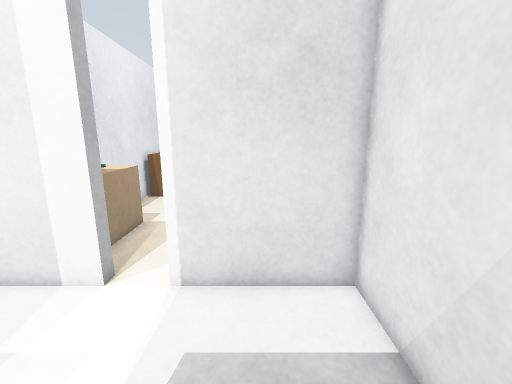
[1] (above)

21 first-person views from a walk through a robot-simulator world made for Gazebo. The camera is 1.1 m above the floor, tilts 12° down and sees 90° across. The floor is counted in squares, 0.25 m on a side. Each view is taken from the middle of a square. On the plan, view 1 faces up. The plan holds only what a view shows up to about 20 squares ahead; the rest is blank.

[2]
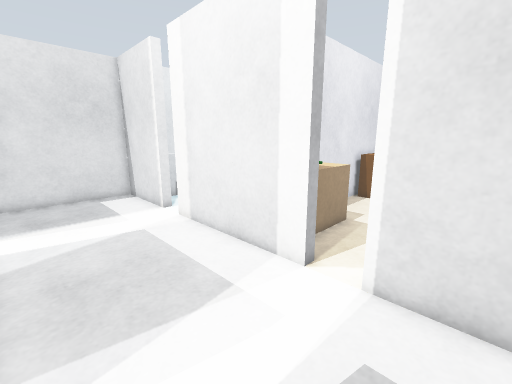

[3]
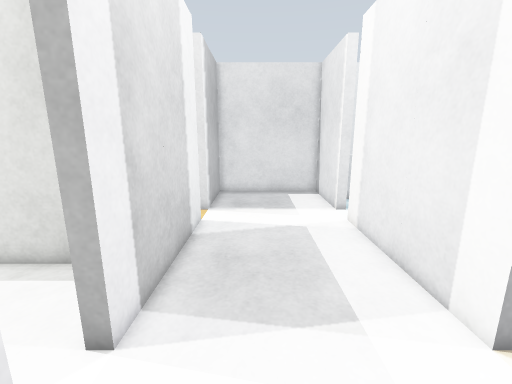

[4]
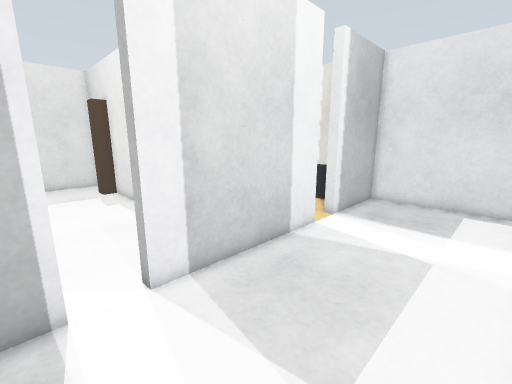

[5]
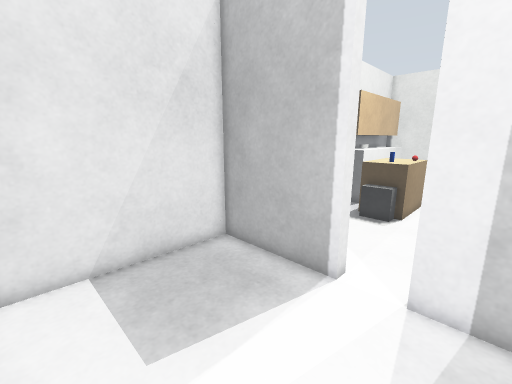

[6]
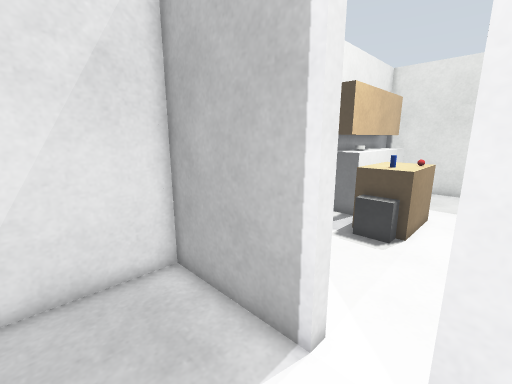

[7]
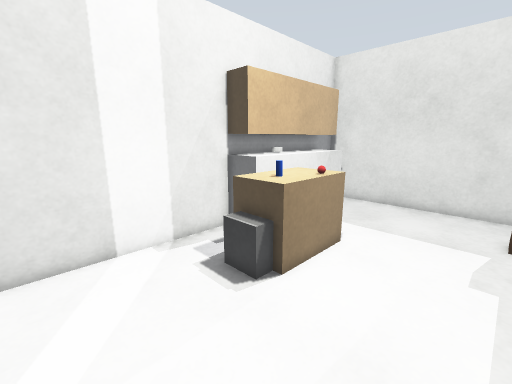

[8]
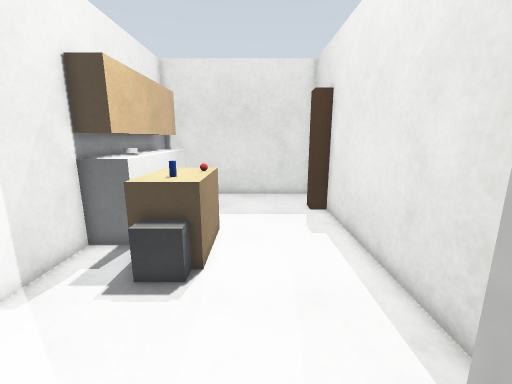

[9]
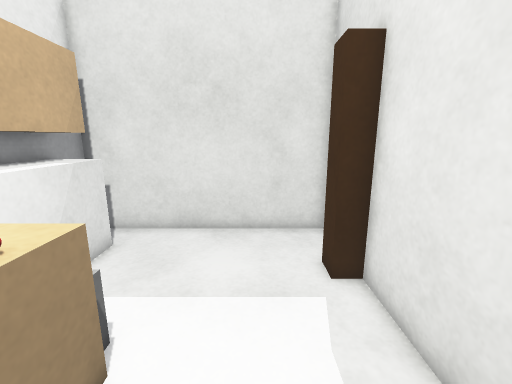

[10]
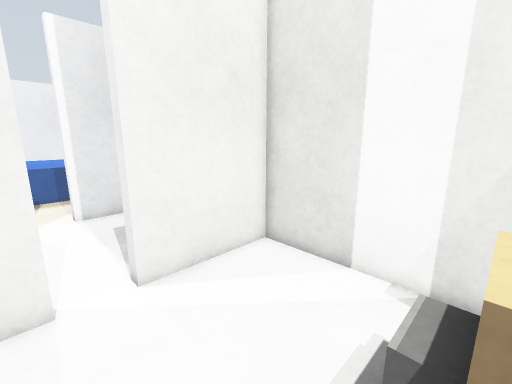

[11]
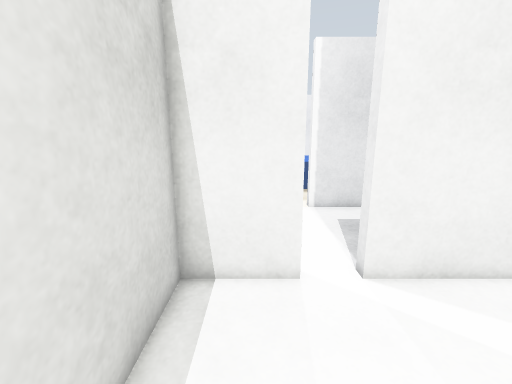

[12]
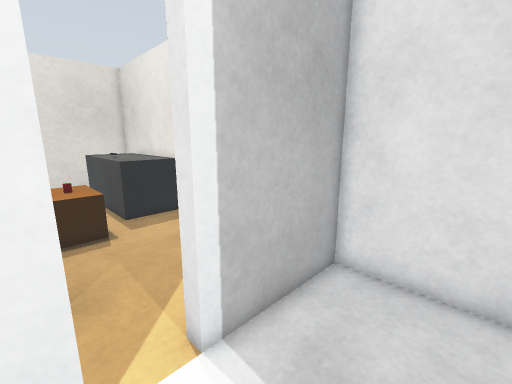

[13]
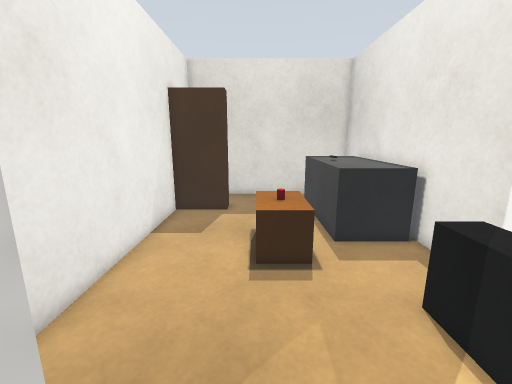

[14]
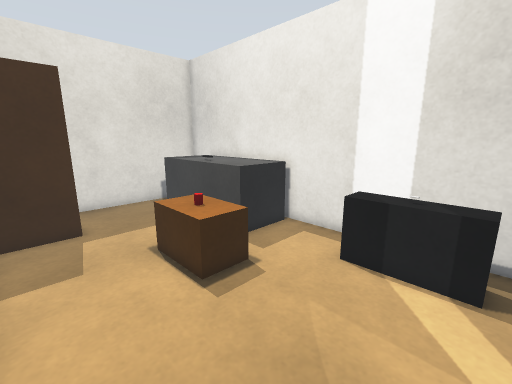

[15]
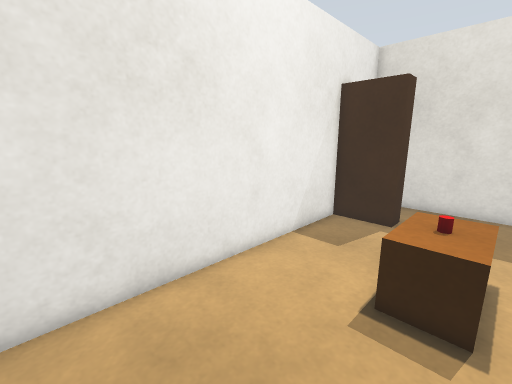

[16]
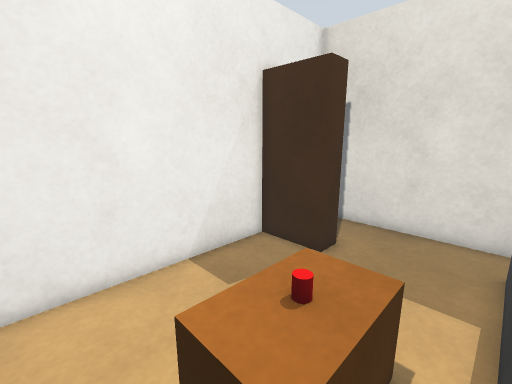

[17]
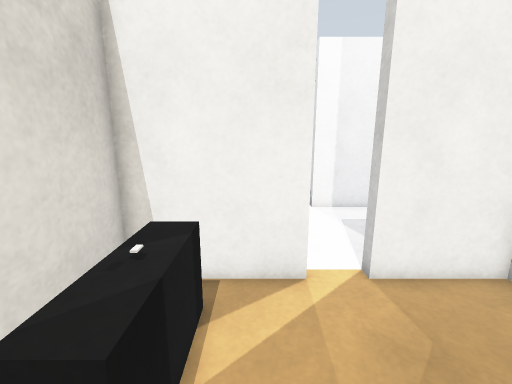

[18]
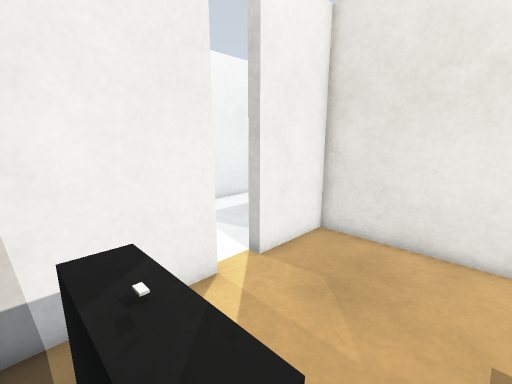

[19]
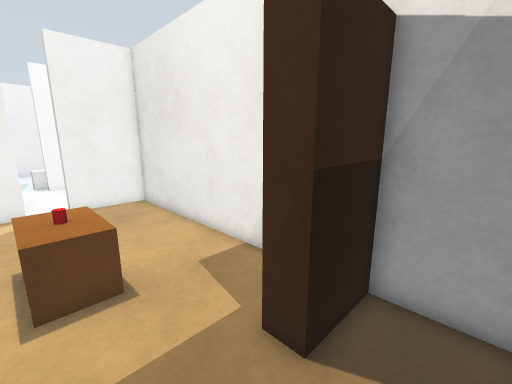

[20]
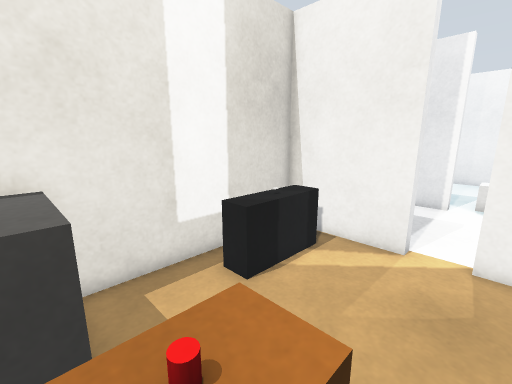

[21]
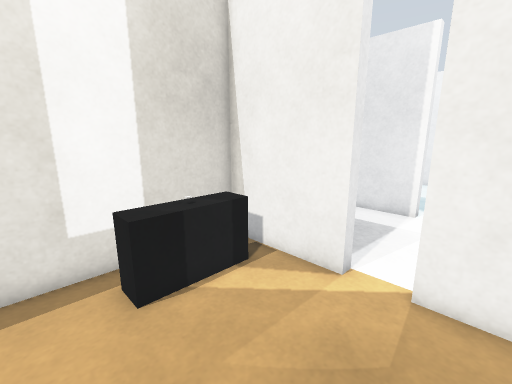

### Floor plan
Points are (right, up) in squares from view 1. A wall is a line through its corners. A room is listed if a view was taken in it or the views show most of it. See-through windows are left out.
Room 1 (views 1, 2, 3, 4, 5, 6, 8, 12, 13)
walls: (-13.4, -1.6) (-13.4, -1) (-4.6, -1) (-4.6, -1.6); (-4.6, 7.6) (-4.6, 7) (-13.4, 7) (-13.4, 7.5); (-15.4, 7.6) (-15.4, 7) (-21, 7) (-21, -1) (-15.4, -1) (-15.4, -1.6); (-2.6, -1.6) (-2.6, -1) (3, -1) (3, 7) (-2.6, 7) (-2.6, 7.6)
ways out: opening at (-3.5, -1.5) to room 2; opening at (-14.5, -1.5) to room 3; opening at (-14, 7); opening at (-3.5, 7.5)
Room 2 (views 7, 9, 10, 11)
walls: (-7.4, -16.4) (-7.4, -17.6); (-4.6, -1.6) (-8.4, -1.6) (-8.4, -16.4); (-8.4, -21) (3, -21) (3, -1.6) (-2.6, -1.6)
ways out: opening at (-3.5, -1.5) to room 1
objects: grey box (-2, -14) to (0, -13); other object (-2, -12); beige box (-2, -12) to (0, -10); grey box (-2, -9) to (0, -8); other object (-1, -10); counter (1, -19) to (1, -11); cabinet (2, -19) to (2, -11)
Room 3 (views 14, 15, 16, 17, 18, 19, 20, 21)
walls: (-15.4, -1.6) (-21, -1.6) (-21, -21) (-10.5, -21); (-9, -20.6) (-9, -17.6) (-12.2, -17.6) (-12.2, -16.4) (-9, -16.4) (-9, -1.6) (-13.4, -1.6)
ways out: opening at (-14.5, -1.5) to room 1
objects: dark grey box (-20, -18) to (-17, -11); TV cabinet (-20, -7) to (-18, -3); other object (-19, -5); other object (-18, -15); brown box (-16, -13) to (-14, -9); red cylinder (-15, -11)

Positions as (right, up) in squares from view 1, and headings:
1: (0, 0), facing up
2: (0, 0), facing up-left
3: (0, 2), facing left
4: (-2, 6), facing down-left
5: (-6, 6), facing down-right
6: (-5, 3), facing down-right
7: (-7, -3), facing down-right
8: (-4, -1), facing down
9: (-5, -9), facing down
10: (-5, -9), facing up-right
11: (-6, -9), facing up
12: (-13, 3), facing down-left
13: (-14, -1), facing down
14: (-10, -3), facing down-left
15: (-16, -3), facing down-right
16: (-17, -8), facing down-right
17: (-17, -9), facing up
18: (-20, -8), facing up-right
19: (-16, -20), facing up-right
20: (-13, -12), facing up-left
21: (-12, -9), facing up-left
